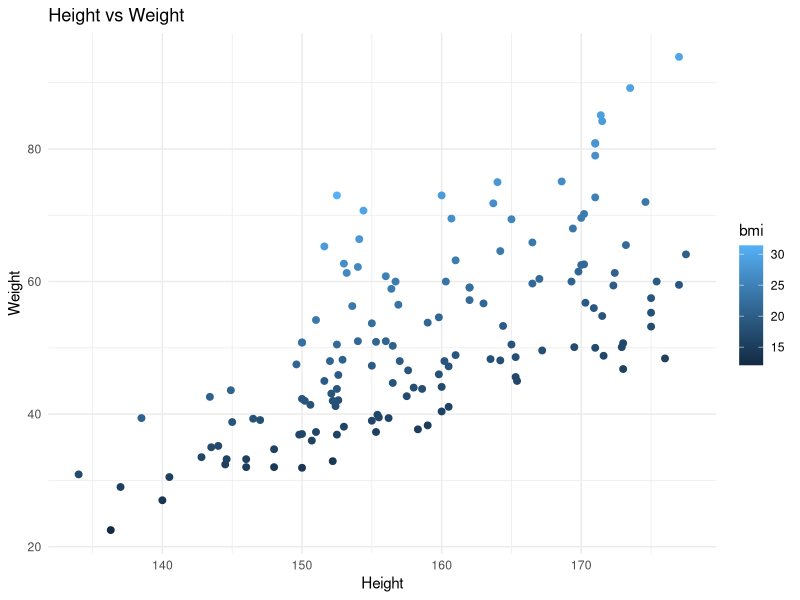

The R source for this figure:
## ---- chunk 1
#| echo: true
#| output-location: fragment
print("Coding for better health decisions.")
## ---- chunk 2
#| echo: true
#| output-location: fragment
text <- "Coding for better health decisions."
print(text)
## ---- chunk 3
#| echo: true
#| output-location: column-fragment
2 + 5
## ---- chunk 4
#| echo: true
#| output-location: column-fragment
73 - 32
## ---- chunk 5
#| echo: true
#| output-location: column-fragment
47 * 7
## ---- chunk 6
#| echo: true
#| output-location: column-fragment
86 / 3
## ---- chunk 7
#| echo: true
#| output-location: column-fragment
8^2
## ---- chunk 8
#| echo: true
#| output-location: column-fragment
5 > 6
## ---- chunk 9
#| echo: true
#| output-location: column-fragment
5 < 6
## ---- chunk 10
#| echo: true
#| output-location: column-fragment
6 == 6
## ---- chunk 11
#| echo: true
#| output-location: column-fragment
8 >= 5
## ---- chunk 12
#| echo: true
#| output-location: column-fragment
7 <= 10
## ---- chunk 13
#| echo: true
#| output-location: column-fragment
9 != 10
## ---- chunk 14
#| echo: true
#| output-location: fragment

vec <- c(2, 4, 6, 8, 3, 5.5)

vec
## ---- chunk 15
#| echo: true
#| output-location: fragment
costs <- c(treatment_A = 5000, treatment_B = 3000, treatment_C = 7000)

costs
## ---- chunk 16
#| echo: true
#| output-location: fragment
vec[5]
## ---- chunk 17
#| echo: true
#| output-location: column-fragment
mat <- matrix(1:36,
              nrow = 6,
              ncol = 6,
              byrow = F)

mat
## ---- chunk 18
#| echo: true
#| output-location: column-fragment
mat[3,5]
## ---- chunk 19
#| echo: true
#| output-location: column-fragment
mat[,5]
## ---- chunk 20
#| echo: true
#| output-location: column-fragment
mat[5,]
## ---- chunk 21
#| echo: true
#| output-location: column-fragment
mat1 <- matrix(c(3, 5, 1, 9),
               nrow = 2,
               ncol = 2,
               byrow = F)
mat1
## ---- chunk 22
#| echo: true
#| output-location: column-fragment
mat2 <- matrix(c(7, 4, 2, 8),
               nrow = 2,
               ncol = 2,
               byrow = F)
mat2
## ---- chunk 23
#| echo: true
#| output-location: column-fragment
mat1 %*% mat2
## ---- chunk 24
#| echo: true
age <- c(12,24,NA,23,65,33) # create age vector

gender <- c("M","F","F","M","M","F") #create gender vector

occu <- factor(c(1,4,3,2,4,5), #occupation 
               levels = c(1:5),
               labels = c("Unemp","Service","Student","Business","Prof"))

#date of birth
dob <- c(as.Date("1993-01-16"),as.Date("1963-12-24"),as.Date("1971-01-05"),
         as.Date("1982-11-11"),as.Date("1984-05-15"),as.Date("1999-03-07"))

#create data frame
df <- data.frame(age,gender,occu,dob)
## ---- chunk 25
#| echo: true
#| output-location: column-fragment
df
## ---- chunk 26
#| echo: true
#| output-location: column-fragment
df$age
## ---- chunk 27
#| echo: true
#| output-location: column-fragment

mean(x = df$age, na.rm = TRUE)
## ---- chunk 28
#| echo: true
#| output-location: column-fragment
library(dplyr)

dplyr::glimpse(df)
## ---- chunk 29
#| echo: true

df |> 
  select(age, dob, occu) |> 
  summarise(
    mean_age = mean(age, na.rm = TRUE)
    )
## ---- chunk 30
#| echo: true
data <- read.csv("files/data.csv")
## ---- chunk 31
#| echo: true
library(readxl)
data <- read_excel("files/data.xlsx")
## ---- chunk 32
#| echo: true
library(haven)
data <- read_sav("files/data.sav")
data <- read_dta("files/data.dta")
## ---- chunk 33
#| echo: true
library(rio)
data <- rio::import("files/data.xlsx")
data <- rio::import("files/data.csv")
data <- rio::import("files/data.sav")
data <- rio::import("files/data.dta")
## ---- chunk 34
#| echo: false
library(dplyr)
data <- rio::import("files/data.csv") |> 
  mutate(bmi = round(wt/((ht/100)^2),1))
## ---- chunk 35
#| echo: true
for (i in 1:nrow(data)) {
  bmi <- round(data$wt[i] / (((data$ht[i] / 100))^2), 2)
  cat("BMI of Record No", i, "is", bmi, "\n")
}
## ---- chunk 36
#| echo: true
#| output-location: fragment
library(ggplot2)
ggplot(data, aes(x = ht, y = wt, colour = bmi)) +
  geom_point(size = 2) +
  labs(x = "Height", y = "Weight", title = "Height vs Weight") +
  theme_minimal()
## ---- chunk 37
#| label: try-it
#| echo: true

# YOUR TASK: Change these values and re-run
cost_A <- 3000
cost_B <- 1500
qaly_A <- 0.82
qaly_B <- 0.75

# Calculate ICER
icer <- (cost_A - cost_B) / (qaly_A - qaly_B)
cat("ICER = ₹", round(icer, 0), "per QALY gained\n")

# Is it cost-effective?
wtp <- 100000
if (icer < wtp) {
  cat("Cost-effective at WTP = ₹", format(wtp, big.mark=",", scientific = F), "\n")
} else {
  cat("NOT cost-effective\n")
}
